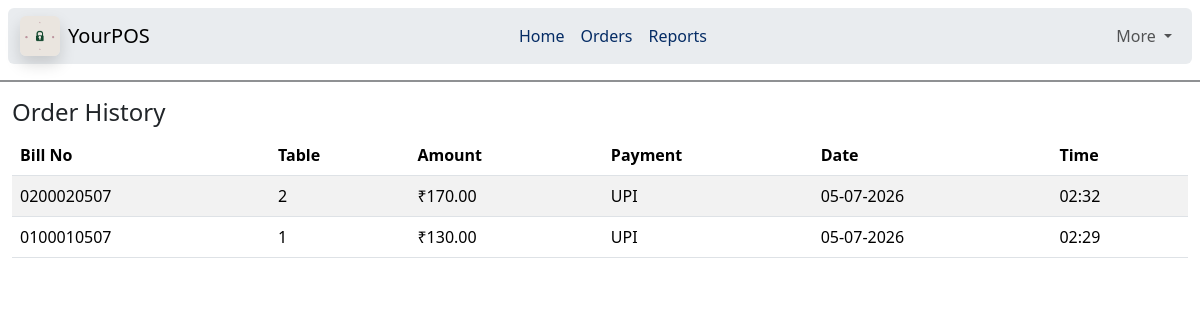
The page /orderhistory/ on the database its author committed.
### home/models.py (models this page shows, shortened)
class Bill(models.Model):
    class PaymentMethod(models.TextChoices):
        CASH = "CASH", "Cash"
        CARD = "CARD", "Card"
        UPI = "UPI", "UPI"
    bill_number = models.CharField(max_length=20, unique=True)
    order = models.OneToOneField(Order, on_delete=models.PROTECT, related_name="bill")
    table = models.ForeignKey(TableInfo, on_delete=models.PROTECT)
    total_amount = models.DecimalField(max_digits=10, decimal_places=2)
    payment_method = models.CharField(max_length=5, choices=PaymentMethod.choices)
    created_at = models.DateTimeField(auto_now_add=True)

class TableInfo(models.Model):
    class Status(models.TextChoices):
        AVAILABLE = "A", "Available"
        OCCUPIED = "O", "Occupied"
    table_no = models.IntegerField(primary_key=True)
    status = models.CharField(
        max_length=1,
        choices=Status.choices,
        default=Status.AVAILABLE
    )

### home/views.py (the view)
# urls.py: path('orderhistory/', views.orderhistory, name='orderhistory'),
def orderhistory(request):
    bills = Bill.objects.select_related("table").order_by("-created_at")
    return render(request, "orderhistory.html", {"bills": bills})

### templates/orderhistory.html (shortened to what this page needs)
{% extends "base.html" %}
{% block body %}
<hr class="border border-dark border-1 opacity-50">
<div class="container-fluid">
    <h4>Order History</h4>
    <table class="table table-striped">
        <thead><tr><th>Bill No</th><th>Table</th><th>Amount</th><th>Payment</th><th>Date</th><th>Time</th></tr></thead>
        <tbody>
            {% for bill in bills %}
            <tr>
                <td>{{ bill.bill_number }}</td>
                <td>{{ bill.table.table_no }}</td>
                <td>₹{{ bill.total_amount }}</td>
                <td>{{ bill.get_payment_method_display }}</td>
                <td>{{ bill.created_at|date:"d-m-Y" }}</td>
                <td>{{ bill.created_at|time:"H:i" }}</td>
            </tr>
            {% empty %}
            <tr><td colspan="6" class="text-center text-muted">No bills yet</td></tr>
            {% endfor %}
        </tbody>
    </table>
</div>
{% endblock body %}

### rows shown on the page
Bill: bill_number "0200020507", table.table_no "2", total_amount "170.00", payment_method "UPI", created_at "05-07-2026", created_at "02:32"
Bill: bill_number "0100010507", table.table_no "1", total_amount "130.00", payment_method "UPI", created_at "05-07-2026", created_at "02:29"
